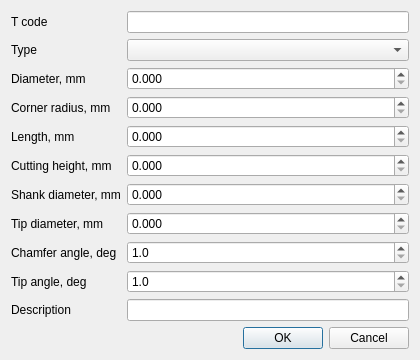
<?xml version="1.0" encoding="UTF-8"?>
<ui version="4.0">
 <class>MillingToolEditor</class>
 <widget class="QDialog" name="MillingToolEditor">
  <property name="minimumSize"><size><width>420</width><height>0</height></size></property>
  <layout class="QVBoxLayout" name="verticalLayout">
   <item><layout class="QFormLayout" name="formLayout">
    <item row="0" column="0"><widget class="QLabel" name="toolCodeLabel"><property name="text"><string>T code</string></property></widget></item><item row="0" column="1"><widget class="QLineEdit" name="toolCode"/></item>
    <item row="1" column="0"><widget class="QLabel" name="toolTypeLabel"><property name="text"><string>Type</string></property></widget></item><item row="1" column="1"><widget class="QComboBox" name="toolType"/></item>
    <item row="2" column="0"><widget class="QLabel" name="diameterLabel"><property name="text"><string>Diameter, mm</string></property></widget></item><item row="2" column="1"><widget class="QDoubleSpinBox" name="diameter"><property name="decimals"><number>3</number></property><property name="maximum"><double>10000.000000000000000</double></property></widget></item>
    <item row="3" column="0"><widget class="QLabel" name="cornerRadiusLabel"><property name="text"><string>Corner radius, mm</string></property></widget></item><item row="3" column="1"><widget class="QDoubleSpinBox" name="cornerRadius"><property name="decimals"><number>3</number></property><property name="maximum"><double>10000.000000000000000</double></property></widget></item>
    <item row="4" column="0"><widget class="QLabel" name="lengthLabel"><property name="text"><string>Length, mm</string></property></widget></item><item row="4" column="1"><widget class="QDoubleSpinBox" name="length"><property name="decimals"><number>3</number></property><property name="maximum"><double>10000.000000000000000</double></property></widget></item>
    <item row="5" column="0"><widget class="QLabel" name="cuttingHeightLabel"><property name="text"><string>Cutting height, mm</string></property></widget></item><item row="5" column="1"><widget class="QDoubleSpinBox" name="cuttingHeight"><property name="decimals"><number>3</number></property><property name="maximum"><double>10000.000000000000000</double></property></widget></item>
    <item row="6" column="0"><widget class="QLabel" name="shankDiameterLabel"><property name="text"><string>Shank diameter, mm</string></property></widget></item><item row="6" column="1"><widget class="QDoubleSpinBox" name="shankDiameter"><property name="decimals"><number>3</number></property><property name="maximum"><double>10000.000000000000000</double></property></widget></item>
    <item row="7" column="0"><widget class="QLabel" name="tipDiameterLabel"><property name="text"><string>Tip diameter, mm</string></property></widget></item><item row="7" column="1"><widget class="QDoubleSpinBox" name="tipDiameter"><property name="decimals"><number>3</number></property><property name="maximum"><double>10000.000000000000000</double></property></widget></item>
    <item row="8" column="0"><widget class="QLabel" name="chamferAngleLabel"><property name="text"><string>Chamfer angle, deg</string></property></widget></item><item row="8" column="1"><widget class="QDoubleSpinBox" name="chamferAngle"><property name="decimals"><number>1</number></property><property name="minimum"><double>1.000000000000000</double></property><property name="maximum"><double>179.000000000000000</double></property></widget></item>
    <item row="9" column="0"><widget class="QLabel" name="tipAngleLabel"><property name="text"><string>Tip angle, deg</string></property></widget></item><item row="9" column="1"><widget class="QDoubleSpinBox" name="tipAngle"><property name="decimals"><number>1</number></property><property name="minimum"><double>1.000000000000000</double></property><property name="maximum"><double>179.000000000000000</double></property></widget></item>
    <item row="10" column="0"><widget class="QLabel" name="descriptionLabel"><property name="text"><string>Description</string></property></widget></item><item row="10" column="1"><widget class="QLineEdit" name="description"/></item>
   </layout></item>
   <item><widget class="QDialogButtonBox" name="buttonBox"><property name="standardButtons"><set>QDialogButtonBox::StandardButton::Cancel|QDialogButtonBox::StandardButton::Ok</set></property></widget></item>
  </layout>
 </widget><resources/><connections/>
</ui>
